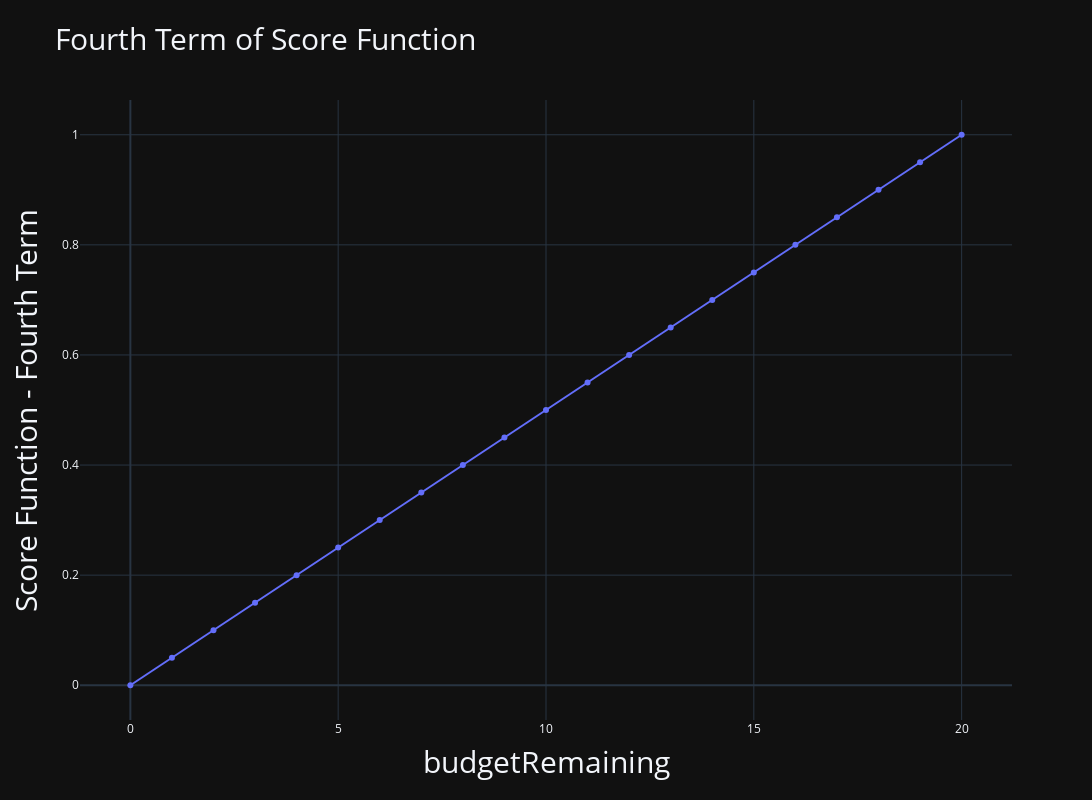

Notebook cell for this chart:
### Code cell
def t4(b_remain) : 
    return b_remain/20

x = np.arange(0, 21)
y = t4(x)

fig = go.Figure()

# add trace
fig.add_trace(go.Scatter(x=x, y=y, mode='lines+markers'))

# set title
fig.update_layout(
    title_text="Fourth Term of Score Function"
)

# set x title
fig.update_xaxes(title_text="budgetRemaining")


# set y title
fig.update_yaxes(title_text="Score Function - Fourth Term")


# set background color to dark
fig.update_layout(template="plotly_dark")

# set height and width and title font size
fig.update_layout(
    height=800,
    width=1600,
    title_font_size=30
)

# increase titles font size
fig.update_xaxes(title_font_size=30)
fig.update_yaxes(title_font_size=30)


fig.show()

### Figure 1 — Plotly figure (JSON) as saved in the notebook; plotly's stock layout.template omitted (floating-point values rounded to 4 significant figures)
{"data": [{"mode": "lines+markers", "type": "scatter", "x": [0, 1, 2, 3, 4, 5, 6, 7, 8, 9, 10, 11, 12, 13, 14, 15, 16, 17, 18, 19, 20], "y": [0, 0.05, 0.1, 0.15, 0.2, 0.25, 0.3, 0.35, 0.4, 0.45, 0.5, 0.55, 0.6, 0.65, 0.7, 0.75, 0.8, 0.85, 0.9, 0.95, 1]}], "layout": {"height": 800, "title": {"font": {"size": 30}, "text": "Fourth Term of Score Function"}, "width": 1600, "xaxis": {"title": {"font": {"size": 30}, "text": "budgetRemaining"}}, "yaxis": {"title": {"font": {"size": 30}, "text": "Score Function - Fourth Term"}}}}
